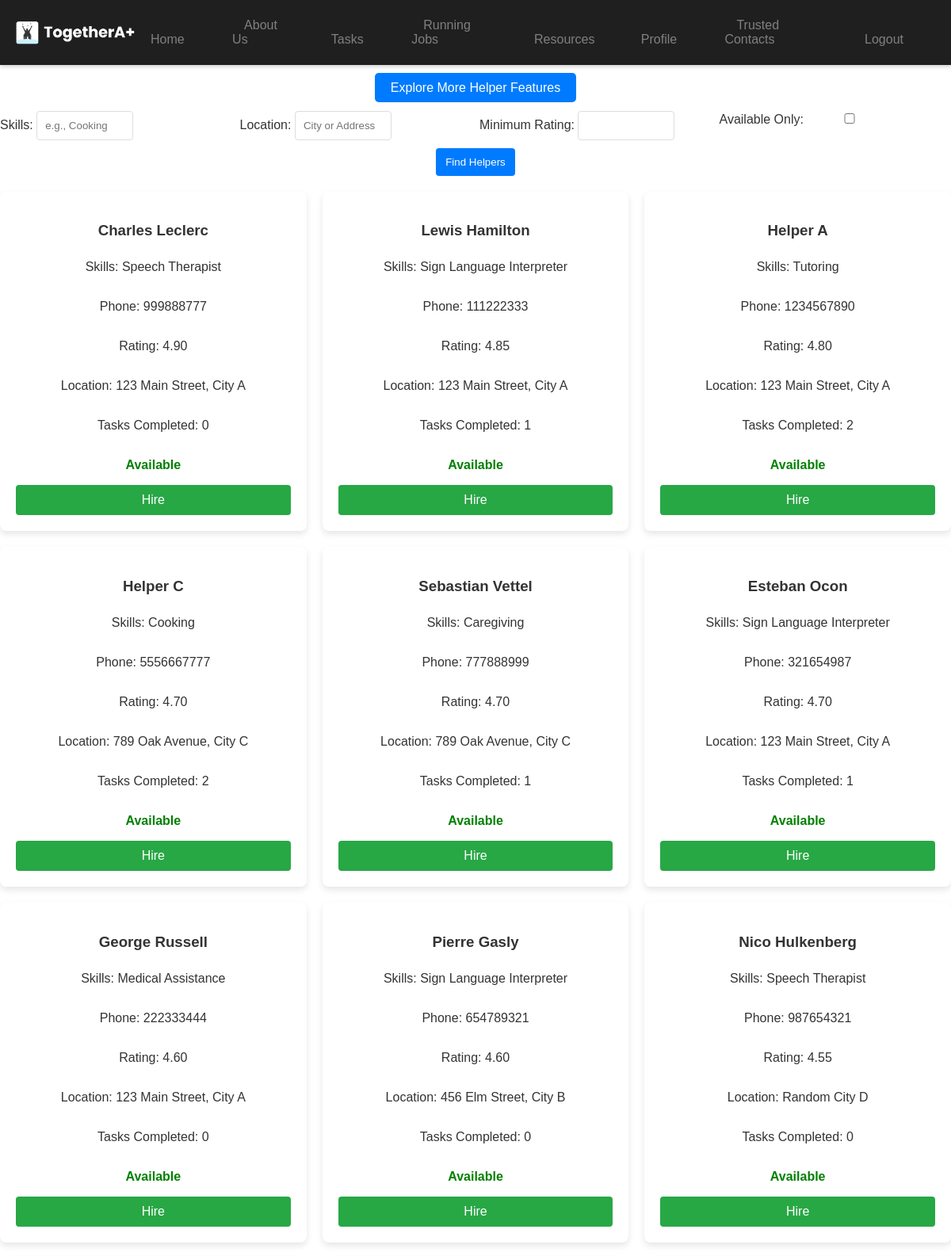
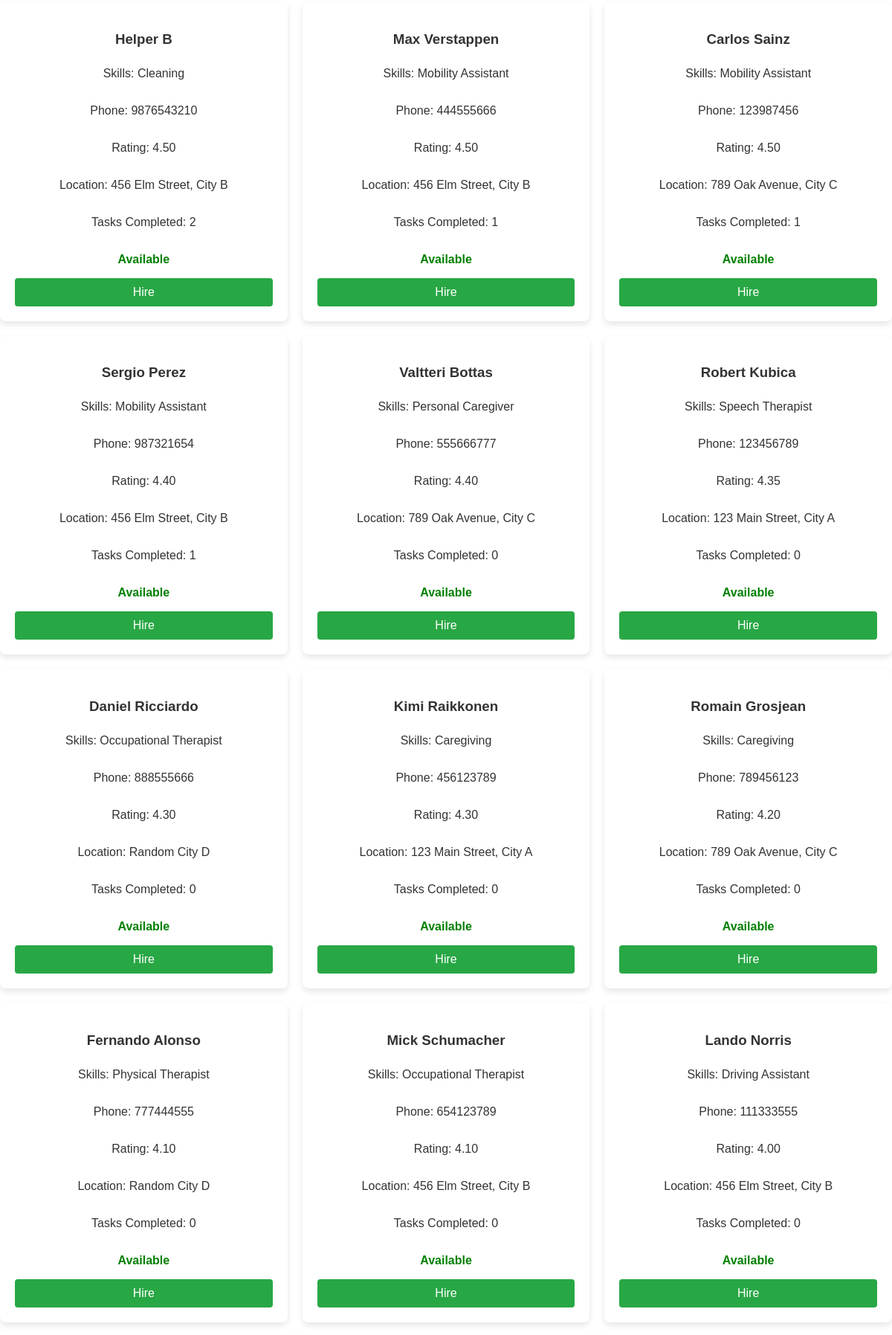
The page /recommend_helpers.php (signed in, upper part) on the database its author committed (2 pictures, top to bottom).
### tables this page shows
CREATE TABLE `helpers` (
  `helper_id` int(11) NOT NULL,
  `name` varchar(255) NOT NULL,
  `email` varchar(255) NOT NULL,
  `password_hash` varchar(255) NOT NULL,
  `phone_number` varchar(15) DEFAULT NULL,
  `address` text DEFAULT NULL,
  `skills` text DEFAULT NULL,
  `rating` decimal(3,2) DEFAULT 0.00,
  `profile_photo` text DEFAULT NULL,
  `created_at` timestamp NOT NULL DEFAULT current_timestamp(),
  `updated_at` timestamp NOT NULL DEFAULT current_timestamp() ON UPDATE current_timestamp(),
  `verification_status` enum('pending','verified','rejected') DEFAULT 'pending',
  `verified_by` int(11) DEFAULT NULL,
  `status` enum('active','suspended','deactivated') DEFAULT 'active'
);

### recommend_helpers.php (the view, shortened to what this page needs)
<?php
include 'dbconnect.php';
$sql = "
    SELECT
        h.helper_id,
        h.name,
        h.phone_number,
        h.skills,
        h.rating,
        h.address,
        COUNT(hr.hiring_id) AS tasks_completed,
        CASE
            WHEN h.status = 'active' AND
                 (SELECT COUNT(*)
                  FROM hiring_records hr2
                  WHERE hr2.helper_id = h.helper_id
                  AND hr2.status = 'in_progress') = 0
            THEN 'Available'
            ELSE 'Unavailable'
        END AS availability
    FROM
        helpers h
    LEFT JOIN
        hiring_records hr
    ON
        h.helper_id = hr.helper_id AND hr.status = 'completed'
    WHERE
        h.status = 'active'
";
$sql .= "
    GROUP BY h.helper_id, h.name, h.phone_number, h.skills, h.rating, h.address
    ORDER BY h.rating DESC, tasks_completed DESC;
";
$result = $conn->query($sql);
$helpers = $result->fetch_all(MYSQLI_ASSOC);
?>
<!DOCTYPE html>
<html lang="en">
<head>
    <link rel="stylesheet" href="styles.css">
</head>
<body>
    <?php include 'header_user.php'; ?>
    <main>
        <div class="feature-button-container">
            <a href="helper_features.php">Explore More Helper Features</a>
        </div>
        <form method="GET" class="filter-form">
            <label>Skills:
                <input type="text" name="skills" placeholder="e.g., Cooking">
            </label>
            <label>Location:
                <input type="text" name="location" placeholder="City or Address">
            </label>
            <label>Minimum Rating:
                <input type="number" name="rating" step="0.1" min="0" max="5">
            </label>
            <label>Available Only:
                <input type="checkbox" name="availability">
            </label>
            <button type="submit">Find Helpers</button>
        </form>
        <div class="helper-list">
            <?php if (count($helpers) > 0): ?>
                <?php foreach ($helpers as $helper): ?>
                    <div class="helper-card">
                        <h3><?php echo htmlspecialchars($helper['name']); ?></h3>
                        <p>Skills: <?php echo htmlspecialchars($helper['skills']); ?></p>
                        <p>Phone: <?php echo htmlspecialchars($helper['phone_number']); ?></p>
                        <p>Rating: <?php echo number_format($helper['rating'], 2); ?></p>
                        <p>Location: <?php echo htmlspecialchars($helper['address']); ?></p>
                        <p>Tasks Completed: <?php echo $helper['tasks_completed']; ?></p>
                        <p class="<?php echo $helper['availability'] === 'Available' ? 'availability' : 'not-available'; ?>">
                            <?php echo $helper['availability']; ?>
                        </p>
                        <a href="hire_helper.php?helper_id=<?php echo $helper['helper_id']; ?>" class="hire-button">Hire</a>
                    </div>
                <?php endforeach; ?>
            <?php else: ?>
                <p>No helpers match your criteria.</p>
            <?php endif; ?>
        </div>
    </main>
</body>
</html>

### styles.css (style rules this page uses)
body { font-family: Arial, sans-serif; margin: 0; padding: 0; background-color: #121212; color: white; }

### home.css (style rules this page uses)
body { font-family: Arial, sans-serif; margin: 0; padding: 0; background-color: #ffffff; color: #333; }

### recommend_helpers.php (style rules this page uses)
body { font-family: Arial, sans-serif; background-color: #f9f9f9; margin: 0; padding: 0; }
.feature-button-container { text-align: center; margin-top: 20px; margin-bottom: 20px; }
.feature-button-container a { background-color: #007bff; color: white; padding: 10px 20px; border-radius: 5px; text-decoration: none; font-size: 16px; }
.filter-form { display: flex; flex-wrap: wrap; gap: 10px; justify-content: center; margin-bottom: 20px; }
.filter-form label { flex: 1 1 calc(25% - 10px); }
.filter-form input, .filter-form button { width: 100px; padding: 10px; border: 1px solid #ddd; border-radius: 4px; }
.filter-form button { background-color: #007bff; color: white; border: none; cursor: pointer; }
.helper-list { display: flex; flex-wrap: wrap; gap: 20px; justify-content: center; }
.helper-card { flex: 1 1 calc(25% - 20px); background-color: white; padding: 20px; text-align: center; border-radius: 8px; box-shadow: 0 4px 8px rgba(0, 0, 0, 0.1); display: flex; flex-direction: column; }
.helper-card h3 { margin-bottom: 10px; }
.availability { color: green; font-weight: bold; }
.hire-button { margin-top: auto; padding: 10px; background-color: #28a745; color: white; text-decoration: none; border-radius: 4px; }

### rows shown on the page
helpers: name "Charles Leclerc", skills "Speech Therapist", phone_number "999888777", rating "4.90", address "123 Main Street, City A", tasks_completed "0", availability "Available"
helpers: name "Lewis Hamilton", skills "Sign Language Interpreter", phone_number "111222333", rating "4.85", address "123 Main Street, City A", tasks_completed "1", availability "Available"
helpers: name "Helper A", skills "Tutoring", phone_number "1234567890", rating "4.80", address "123 Main Street, City A", tasks_completed "2", availability "Available"
helpers: name "Helper C", skills "Cooking", phone_number "5556667777", rating "4.70", address "789 Oak Avenue, City C", tasks_completed "2", availability "Available"
helpers: name "Sebastian Vettel", skills "Caregiving", phone_number "777888999", rating "4.70", address "789 Oak Avenue, City C", tasks_completed "1", availability "Available"
helpers: name "Esteban Ocon", skills "Sign Language Interpreter", phone_number "321654987", rating "4.70", address "123 Main Street, City A", tasks_completed "1", availability "Available"
helpers: name "George Russell", skills "Medical Assistance", phone_number "222333444", rating "4.60", address "123 Main Street, City A", tasks_completed "0", availability "Available"
helpers: name "Pierre Gasly", skills "Sign Language Interpreter", phone_number "654789321", rating "4.60", address "456 Elm Street, City B", tasks_completed "0", availability "Available"
helpers: name "Nico Hulkenberg", skills "Speech Therapist", phone_number "987654321", rating "4.55", address "Random City D", tasks_completed "0", availability "Available"
helpers: name "Helper B", skills "Cleaning", phone_number "9876543210", rating "4.50", address "456 Elm Street, City B", tasks_completed "2", availability "Available"
helpers: name "Max Verstappen", skills "Mobility Assistant", phone_number "444555666", rating "4.50", address "456 Elm Street, City B", tasks_completed "1", availability "Available"
helpers: name "Carlos Sainz", skills "Mobility Assistant", phone_number "123987456", rating "4.50", address "789 Oak Avenue, City C", tasks_completed "1", availability "Available"
helpers: name "Sergio Perez", skills "Mobility Assistant", phone_number "987321654", rating "4.40", address "456 Elm Street, City B", tasks_completed "1", availability "Available"
helpers: name "Valtteri Bottas", skills "Personal Caregiver", phone_number "555666777", rating "4.40", address "789 Oak Avenue, City C", tasks_completed "0", availability "Available"
helpers: name "Robert Kubica", skills "Speech Therapist", phone_number "123456789", rating "4.35", address "123 Main Street, City A", tasks_completed "0", availability "Available"
helpers: name "Daniel Ricciardo", skills "Occupational Therapist", phone_number "888555666", rating "4.30", address "Random City D", tasks_completed "0", availability "Available"
helpers: name "Kimi Raikkonen", skills "Caregiving", phone_number "456123789", rating "4.30", address "123 Main Street, City A", tasks_completed "0", availability "Available"
helpers: name "Romain Grosjean", skills "Caregiving", phone_number "789456123", rating "4.20", address "789 Oak Avenue, City C", tasks_completed "0", availability "Available"
helpers: name "Fernando Alonso", skills "Physical Therapist", phone_number "777444555", rating "4.10", address "Random City D", tasks_completed "0", availability "Available"
helpers: name "Mick Schumacher", skills "Occupational Therapist", phone_number "654123789", rating "4.10", address "456 Elm Street, City B", tasks_completed "0", availability "Available"
helpers: name "Lando Norris", skills "Driving Assistant", phone_number "111333555", rating "4.00", address "456 Elm Street, City B", tasks_completed "0", availability "Available"
